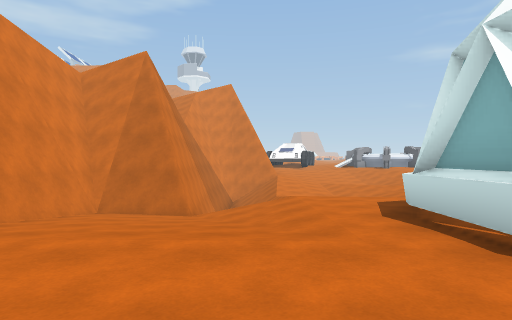
view 1 (above)

24 first-person views from a walk through a 3-D level made in the Unity game engine. The camera is 1.4 m above the floor, looks level and sees 75° across. The floor is counted in squares, 2 m on a side. Each view is taken from the middle of a square. On the plan, view 1 faces up. The plan holds only what a view shows up to about 10 squares ahead; the rest is blank. The place goes on beyond the plan. Some animated figures are left out.

view 2
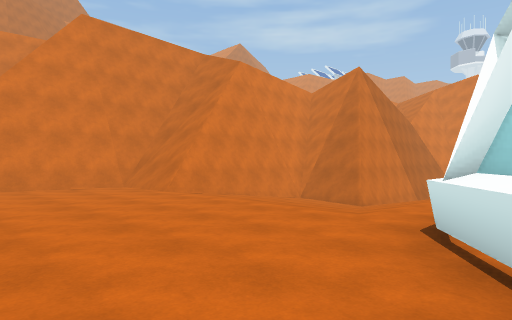

view 3
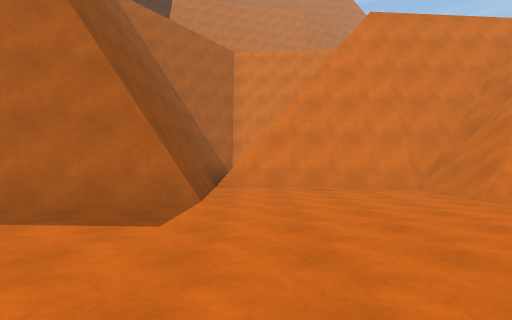

view 4
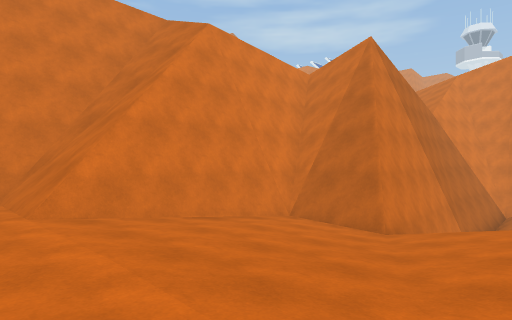

view 5
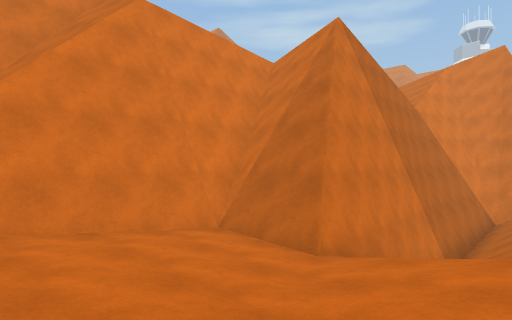

view 6
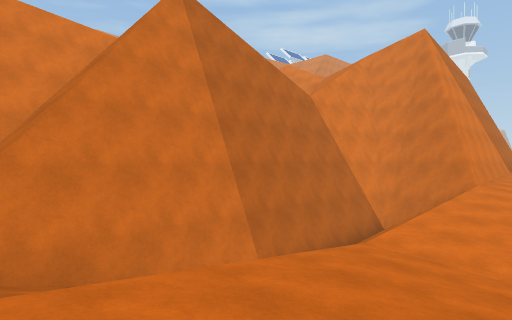

view 7
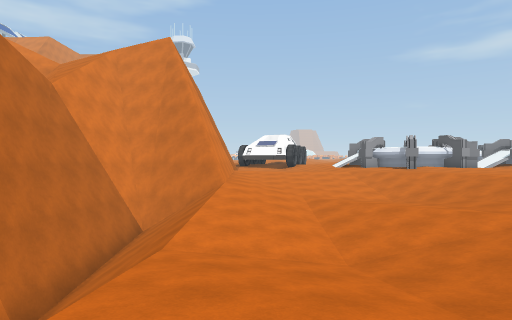

view 8
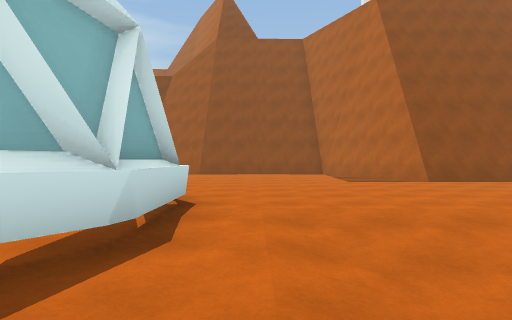

view 9
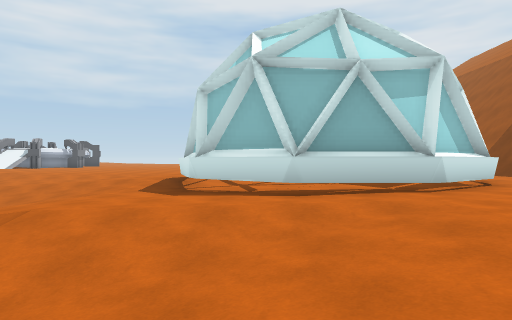

view 10
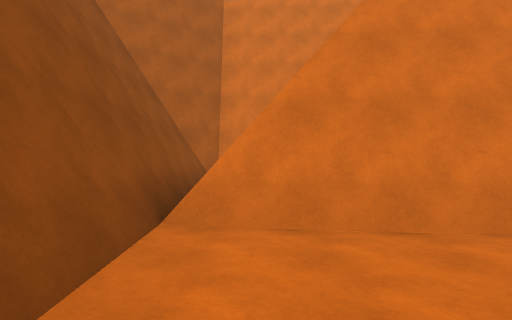

view 11
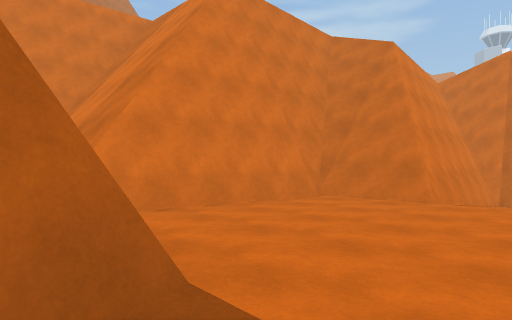

view 12
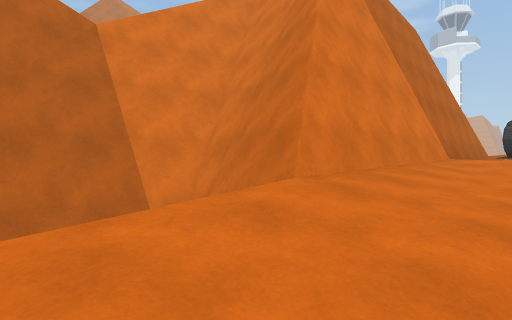

view 13
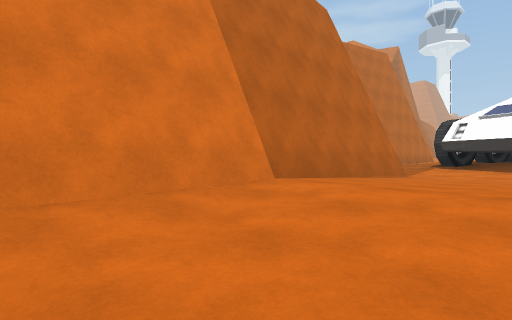

view 14
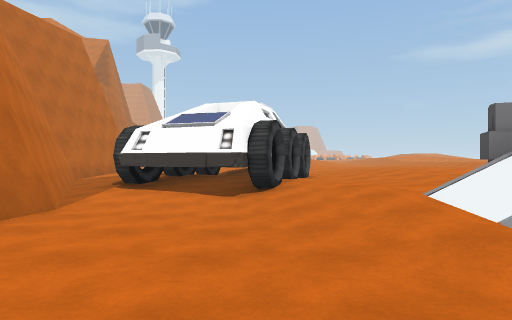

view 15
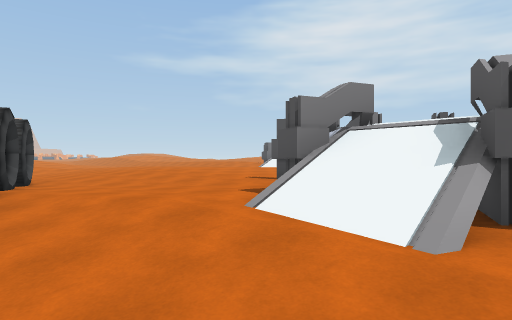

view 16
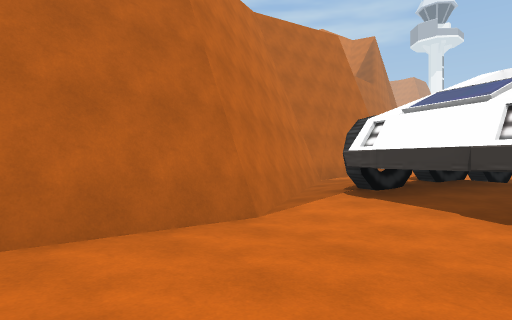

view 17
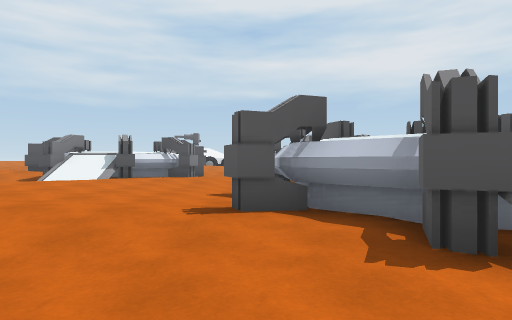

view 18
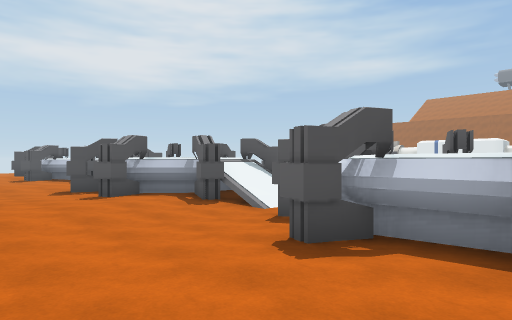

view 19
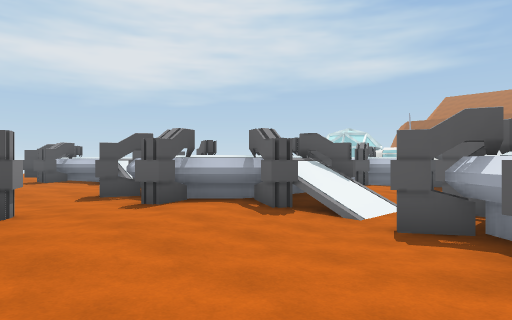

view 20
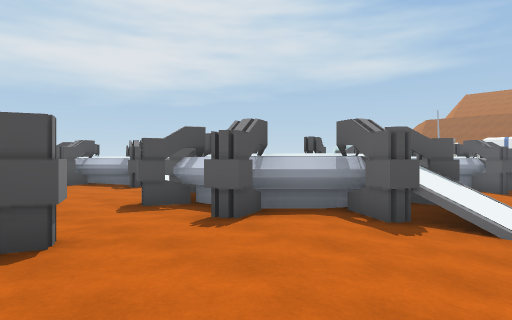

view 21
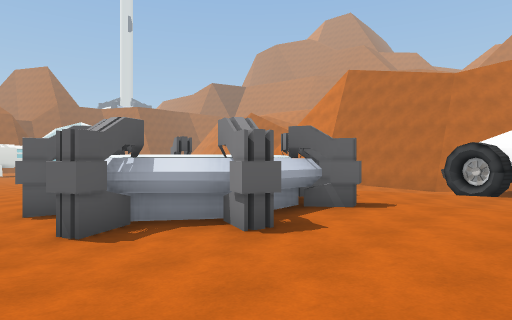

view 22
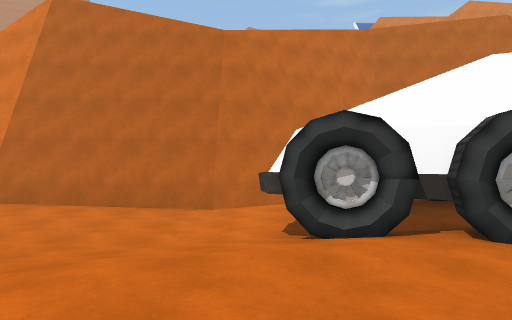

view 23
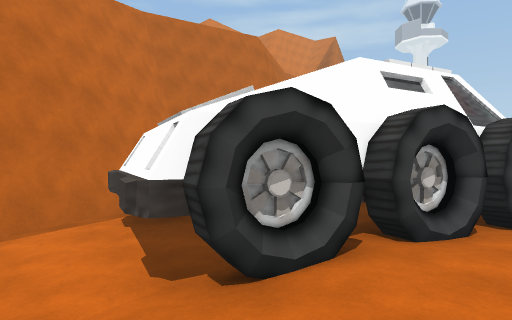

view 24
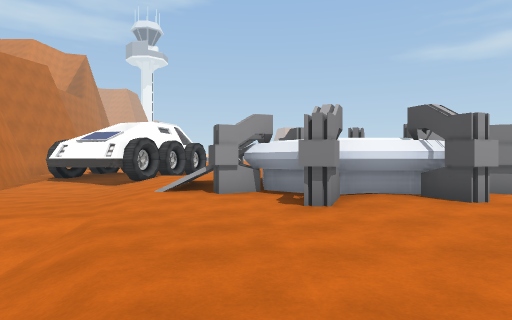

### Floor plan
Key: @ floor where view 1 was taken; # wall or solid block; . main floor; : floor 0.75 m higher than the main floor; - floor 0.75 m lower than the main floor; _ floor 1.5 m lower than the main floor; + floor 2.5 m higher than the main floor; / step, stairs or slope; = window, fence, low wall or low ledge; ^ raised ledge; v drop or lower ground; T truck.
Columns run from 13 left of view 1 to 19 right of it. Each row starts with its distance up from view 1.
 31           v #..TTTT..::::::::##
 30           vv#.TTTTT..::::::::::.
 29            v##TT#T...::::..::::..
 28            /v#..T....:#.#...:#:.#
 27             v##...../##+###.#####
 26             v##...../#===#####
 25             v##...../#===##=##
 24            /v #.....###=###.###
 23            /v #.......###....###
 22            vv #..............
 21          vvv  #..../.........
 20           vv  #..- /....    .
 19           vv  #.--  /..     =
 18          vv####.--_//..
 17          v #///---__//.
 16          ###///-_--_//
 15            #///-__---/
 14            #//-___---
 13          ###//____--
 12        v####//____--.
 11        vv  #//-___-..
 10        vv  #/ -----..
  9        vv###//----...
  8      //v ###//.......
  7      //v #----....#
  6      #//##---...###
  5      #//v#..-...#
  4     vv#//v.....##
  3     vv##/=.....##
  2 v vvv ##.......##
  1 vvvvv #.........#
  0 vvvv  #......@...^
 -1 vv    #..........
 -2 vvv#######.......  ##
 -3 vvvv######.......   #

Where each view was taken, in squares from view 1:
view 1: 0 up, 0 right, facing up
view 2: 1 down, 3 right, facing up-left
view 3: 1 down, 2 right, facing left
view 4: 2 up, 1 right, facing up-left
view 5: 4 up, 1 right, facing up-left
view 6: 8 up, 3 right, facing up-left
view 7: 8 up, 2 right, facing up
view 8: 7 up, 1 right, facing down
view 9: 5 up, 3 left, facing right
view 10: 1 down, 3 left, facing left
view 11: 3 down, 2 left, facing up-left
view 12: 15 up, 3 right, facing up-left
view 13: 19 up, 4 right, facing up-left
view 14: 22 up, 4 right, facing up
view 15: 24 up, 4 right, facing up-right
view 16: 24 up, 4 right, facing up-left
view 17: 28 up, 5 right, facing right
view 18: 31 up, 9 right, facing down-right
view 19: 31 up, 11 right, facing down-right
view 20: 31 up, 13 right, facing down-right
view 21: 31 up, 14 right, facing down-left
view 22: 28 up, 8 right, facing left
view 23: 27 up, 6 right, facing up-left
view 24: 18 up, 8 right, facing up
